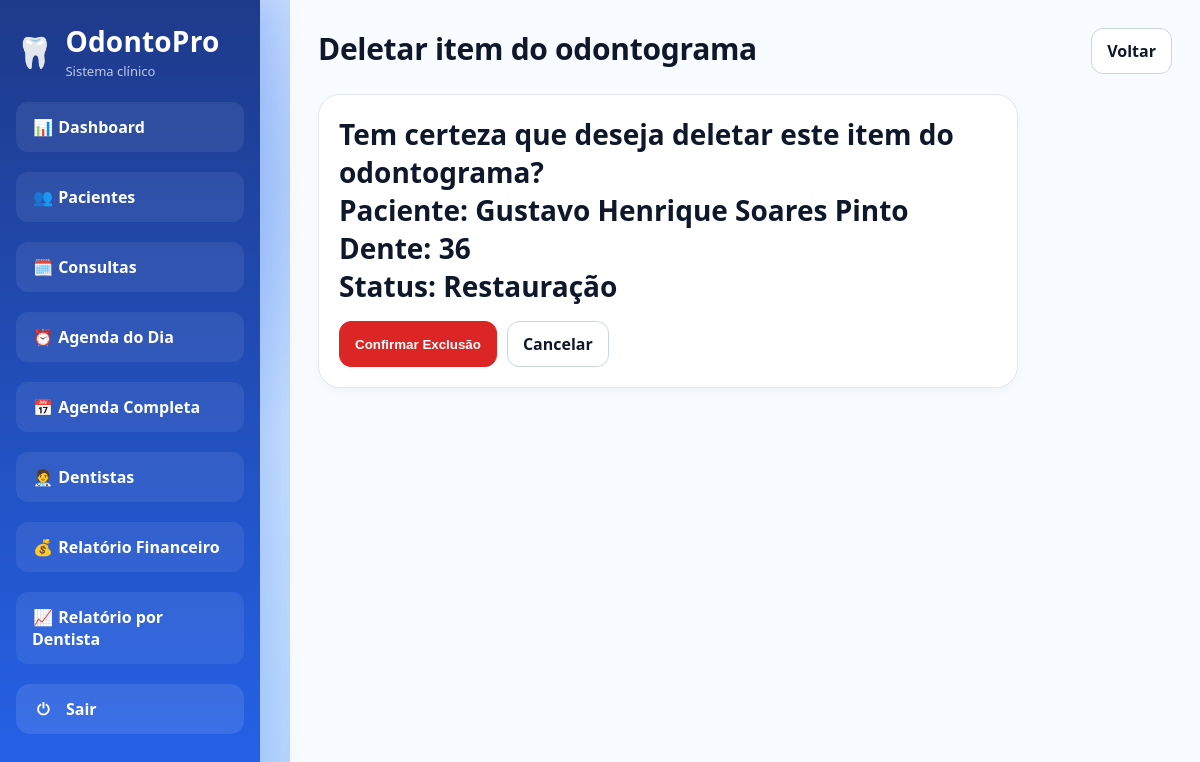
/odontograma/25/deletar/ (signed in), run on the app's committed database.
### core/models.py (models this page shows, shortened)
class OdontogramaItem(models.Model):
    STATUS_CHOICES = [
        ("saudavel", "Saudável"),
        ("carie", "Cárie"),
        ("restauracao", "Restauração"),
        ("canal", "Canal"),
        ("extracao", "Extração"),
        ("implante", "Implante"),
        ("ausente", "Ausente"),
        ("outro", "Outro"),
    ]
    DENTE_CHOICES = [
        ("18", "18"), ("17", "17"), ("16", "16"), ("15", "15"),
        ("14", "14"), ("13", "13"), ("12", "12"), ("11", "11"),
        ("21", "21"), ("22", "22"), ("23", "23"), ("24", "24"),
        ("25", "25"), ("26", "26"), ("27", "27"), ("28", "28"),
        ("48", "48"), ("47", "47"), ("46", "46"), ("45", "45"),
        ("44", "44"), ("43", "43"), ("42", "42"), ("41", "41"),
        ("31", "31"), ("32", "32"), ("33", "33"), ("34", "34"),
        ("35", "35"), ("36", "36"), ("37", "37"), ("38", "38"),
    ]
    paciente = models.ForeignKey(
        Paciente,
        on_delete=models.CASCADE,
        related_name="odontograma"
    )
    dente = models.CharField(max_length=2, choices=DENTE_CHOICES)
    status = models.CharField(
        max_length=20,
        choices=STATUS_CHOICES,
        default="saudavel"
    )
    observacoes = models.TextField(blank=True, null=True)
    atualizado_em = models.DateTimeField(auto_now=True)
    class Meta:
        unique_together = ("paciente", "dente")
        ordering = ["dente"]

class Paciente(models.Model):
    nome = models.CharField(max_length=120)
    cpf = models.CharField(max_length=14, unique=True)
    telefone = models.CharField(max_length=20, blank=True, null=True)
    data_nascimento = models.DateField(blank=True, null=True)
    endereco = models.CharField(max_length=255, blank=True, null=True)
    observacoes = models.TextField(blank=True, null=True)
    data_cadastro = models.DateTimeField(auto_now_add=True)

### core/views.py (the view)
# urls.py: path("odontograma/<int:pk>/deletar/", views.deletar_odontograma_item, name="deletar_odontograma_item"),
@login_required
def deletar_odontograma_item(request, pk):
    item = get_object_or_404(OdontogramaItem, pk=pk)
    paciente_id = item.paciente.pk
    if request.method == "POST":
        item.delete()
        messages.success(request, "Registro do odontograma deletado.")
        return redirect("detalhes_paciente", pk=paciente_id)
    return render(request, "core/pacientes/confirmar_delete_odontograma.html", {
        "item": item,
    })

### core/templatetags/core_extras.py (called while the page is built)
@register.filter
def has_group(user, group_name):
    return user.groups.filter(name=group_name).exists()

### core/templates/core/pacientes/confirmar_delete_odontograma.html (shortened to what this page needs)
{% extends "core/base.html" %}
{% block content %}
<div class="page-header">
    <h1>Deletar item do odontograma</h1>
    <a href="{% url 'detalhes_paciente' item.paciente.pk %}" class="btn btn-ghost">Voltar</a>
</div>
<div class="card" style="max-width: 700px;">
    <p>Tem certeza que deseja deletar este item do odontograma?</p>
    <p><strong>Paciente:</strong> {{ item.paciente.nome }}</p>
    <p><strong>Dente:</strong> {{ item.dente }}</p>
    <p><strong>Status:</strong> {{ item.get_status_display }}</p>
    <form method="post" style="margin-top:16px; display:flex; gap:10px;">
        <button type="submit" class="btn btn-danger">Confirmar Exclusão</button>
        <a href="{% url 'detalhes_paciente' item.paciente.pk %}" class="btn btn-ghost">Cancelar</a>
    </form>
</div>
{% endblock %}

### core/static/core/css/style.css (style rules this page uses)
* { box-sizing: border-box; }
:root { --bg: #f4f7fb; --bg-soft: #eef3f9; --surface: #ffffff; --surface-alt: #f8fbff; --border: #e2e8f0; --border-strong: #cbd5e1; --text: #0f172a; --text-soft: #64748b; --primary: #1d4ed8; --primary-soft: #eff6ff; --primary-border: #bfdbfe; --sidebar-start: #0b2b5a; --sidebar-end: #0d4ea1; --success-bg: #dcfce7; --success-text: #166534; --danger-bg: #fee2e2; --danger-text: #991b1b; --neutral-bg: #e5e7eb; --neutral-text: #374151; --warning-bg: #fef3c7; --warning-text: #92400e; --shadow-sm: 0 4px 12px rgba(15, 23, 42, 0.04); --shadow-md: 0 10px 24px rgba(15, 23, 42, 0.06); --radius-md: 14px; --radius-lg: 18px; --radius-xl: 22px; }
body { margin: 0; font-family: Arial, Helvetica, sans-serif; color: var(--text); background: linear-gradient(180deg, #edf3f9 0%, #f7f9fc 100%); }
a { color: inherit; text-decoration: none; }
h1, .title { margin: 0; font-size: 30px; font-weight: 800; letter-spacing: -0.3px; }
.page-header { display: flex; align-items: flex-start; justify-content: space-between; gap: 16px; margin-bottom: 20px; }
.card, .card-form { padding: 20px; background: var(--surface); border: 1px solid var(--border); border-radius: var(--radius-xl); box-shadow: var(--shadow-sm); }
.card { flex: 1; min-width: 220px; }
.card p { margin: 0; font-size: 28px; font-weight: 800; color: var(--text); }
form { width: 100%; }
.btn { display: inline-flex; align-items: center; justify-content: center; padding: 11px 15px; font-weight: 800; color: #fff; cursor: pointer; background: var(--primary); border: 1px solid var(--primary); border-radius: 12px; transition: transform 0.2s ease, opacity 0.2s ease, background 0.2s ease; }
.btn-ghost { color: var(--text); background: #fff; border-color: var(--border-strong); }
.btn-danger { color: #fff; background: #dc2626; border-color: #dc2626; }
html, body { min-height: 100%; margin: 0; padding: 0; }
body { font-family: 'Segoe UI', sans-serif; color: #0f172a; background: radial-gradient(circle at 10% 20%, rgba(37, 99, 235, 0.35), transparent 25%), radial-gradient(circle at 90% 80%, rgba(59, 130, 246, 0.25), transparent 25%), linear-gradient(135deg, #dbeafe 0%, #bfdbfe 40%, #93c5fd 100%); }

### data on the page
OdontogramaItem: paciente.nome "Gustavo Henrique Soares Pinto", dente "36", status "Restauração"
